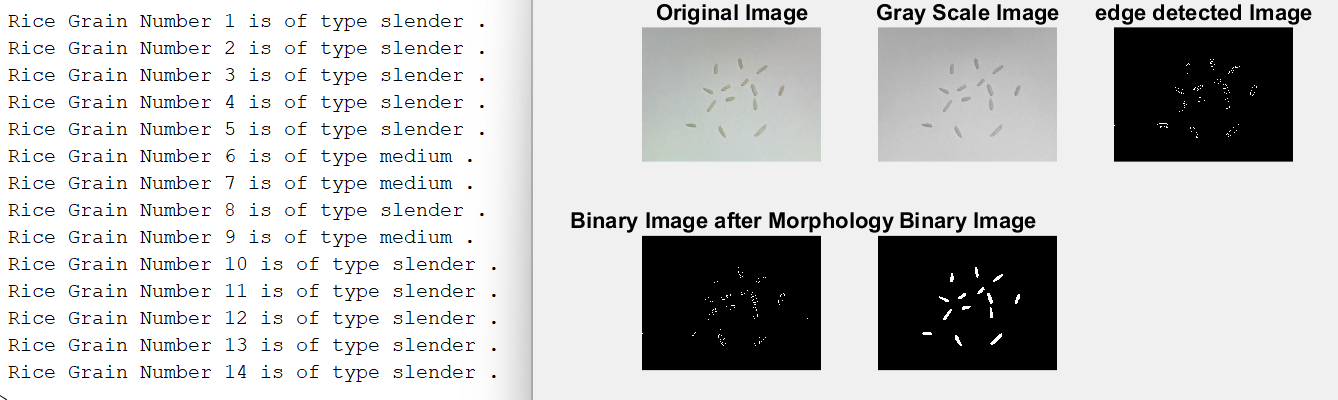
%> input picture Rice quality classification.png, 1338 x 400 px
$ octave 'Rice Quality.m'   (GNU Octave 9; MATLAB toolbox functions it lacks are replaced by stand-ins)
%> lines starting %> are read from the running program, lines starting %| are printed output that depends on the picture; in (x1, y1, x2, y2) boxes, pixels count from 0 and x2, y2 are one past the last pixel; in counts of white or black regions, pixels touching at a corner belong together; the program's own positions count from 1

clc
clear all;
close all;

% select an image from available images

[J P]=uigetfile('*.*','Select an Input Rice Image');
%> the answer given: Rice quality classification.png

I = imread(strcat(P,J));
%> I is the input picture: size 400x1338x3 uint8; mean R, G, B 199.2, 199.4, 199.3

subplot(2,3,1),imshow(I),title('Original Image')

% convert into gray scale format

Igray = rgb2gray(I);

subplot(2,3,2),imshow(Igray),title('Gray Scale Image')

% figure,imhist(Igray)
% Extract the edges of the rice grains
BW = edge(Igray,'sobel');
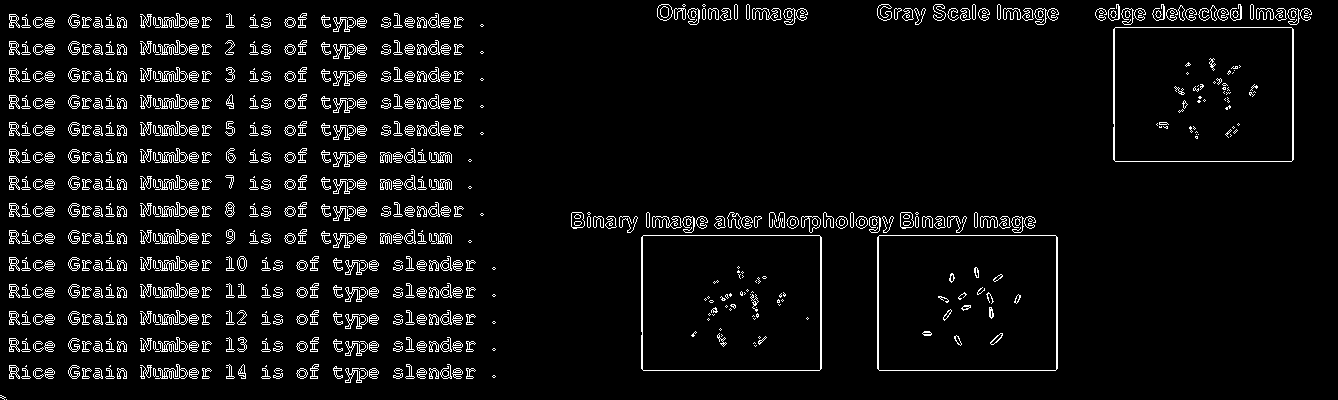
%> BW: size 400x1338 logical; 5.9% white in thin lines or dots
subplot(2,3,3),imshow(BW),title('edge detected Image')

% apply morphological operations

se90 = strel('line', 2, 90);
se0 = strel('line', 2, 0);
BW2 = imdilate(BW,[se90 se0]);
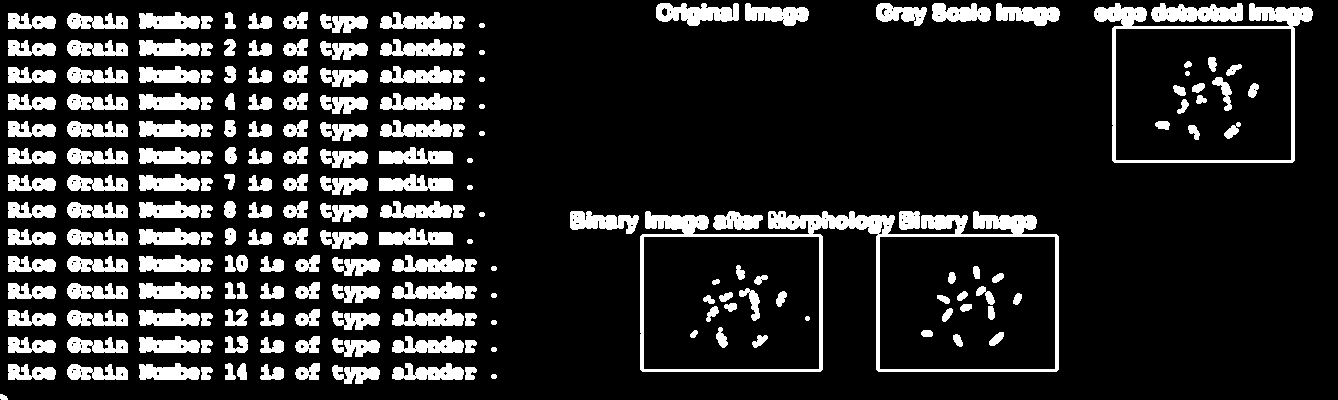
%> BW2: size 400x1338 logical; 16.3% white; 205 white regions, largest, box (x1, y1, x2, y2) and area: (640, 211, 1059, 372) 8553, (1094, 3, 1313, 163) 3827, (1151, 3, 1243, 22) 1302
BWfill = imfill(BW2,'holes');
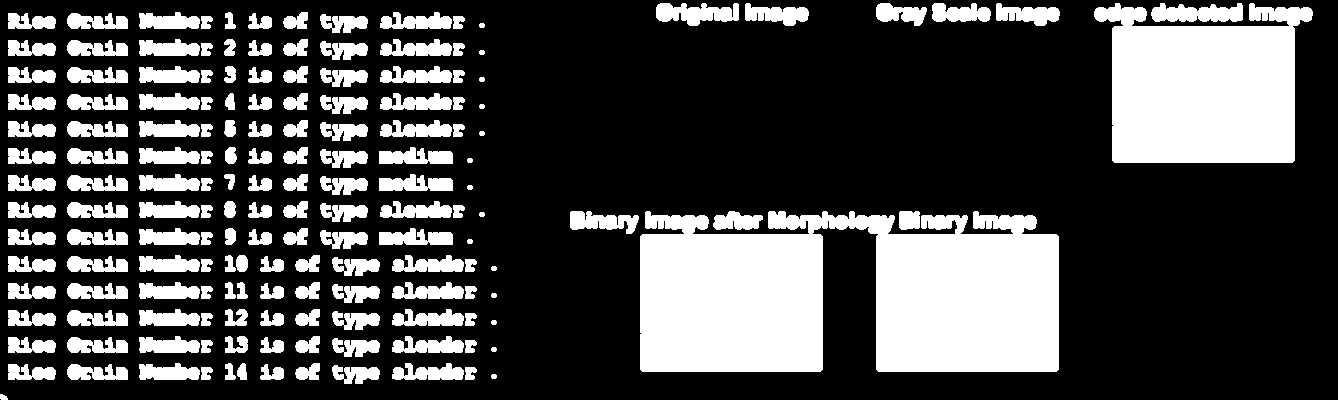
%> BWfill: size 400x1338 logical; 28.7% white; 166 white regions, largest, box (x1, y1, x2, y2) and area: (640, 211, 1059, 372) 54837, (1094, 3, 1313, 163) 26770, (1151, 3, 1243, 22) 1323
seD = strel('diamond',3);
BWfinal = imerode(BWfill,seD);
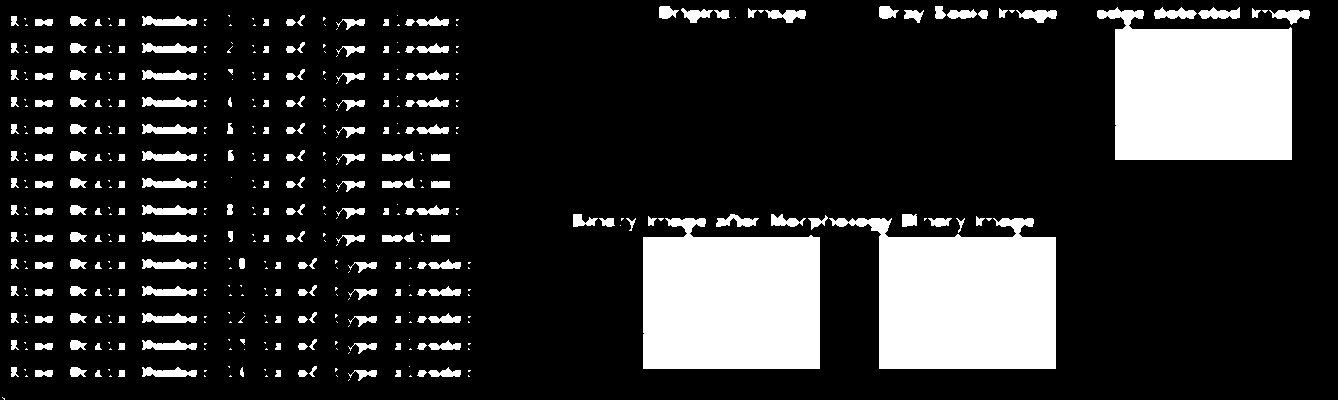
%> BWfinal: size 400x1338 logical; 17.9% white; 456 white regions (237 under 20 px), largest, box (x1, y1, x2, y2) and area: (829, 218, 1056, 369) 24276, (643, 218, 820, 369) 23742, (1097, 7, 1292, 160) 23636
subplot(2,3,4),imshow(BW),title('Binary Image after Morphology')

% calculate the number of rice grains

bw = bwareaopen(BWfinal,50);
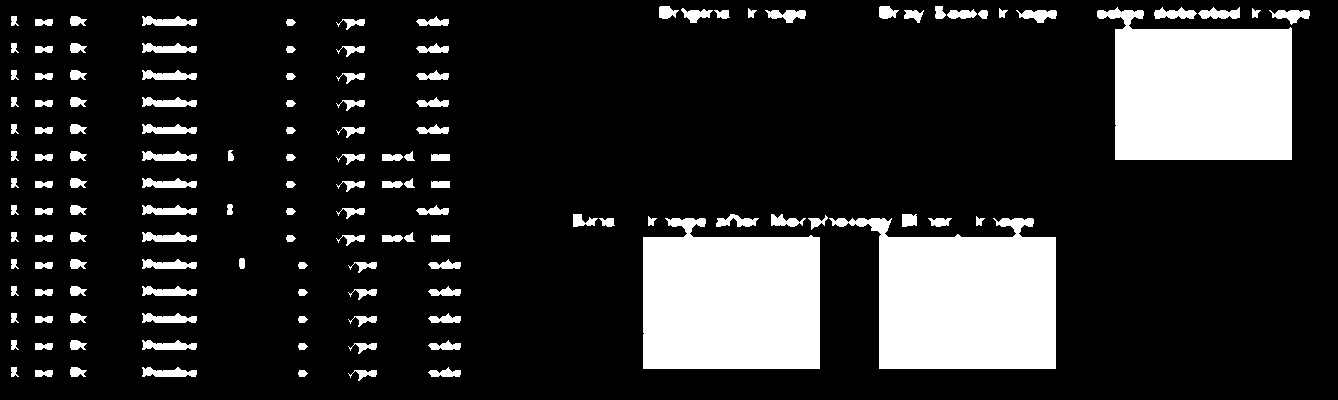
%> bw: size 400x1338 logical; 17.1% white; 135 white regions, largest, box (x1, y1, x2, y2) and area: (829, 218, 1056, 369) 24276, (643, 218, 820, 369) 23742, (1097, 7, 1292, 160) 23636
subplot(2,3,5),imshow(bw),title('Binary Image')
cc = bwconncomp(bw,4);
%> cc = 191 connected components
total_rice_grains=cc.NumObjects
%> total_rice_grains = 191


% Measure the statistics(length and width) of the rice grains

stats = regionprops(BWfinal,{'MajorAxisLength','MinorAxisLength'})
%> stats = 456 regions; first 5, MajorAxisLength and MinorAxisLength: 4.36 1.64, 11.68 7.43, 11.68 7.43, 11.68 7.43, 11.68 7.43
stats = struct2table(stats)
% lengths=stats(:,1);
% widths=stats(:,2);

% calculate the L/B ratio for an image

MajorAxisLength = cat(1, stats.MajorAxisLength);
%> MajorAxisLength = 456 values, max 211.3 at index 436, min 1.15 at index 190, mean 12.01
MinorAxisLength = cat(2, stats.MinorAxisLength);
%> MinorAxisLength = 456 values, max 160.5 at index 436, min 1.15 at index 190, mean 5.75

L_B_Ratio=(MajorAxisLength./MinorAxisLength)
%> L_B_Ratio = 456 values, max 6.86 at index 128, min 1 at index 190, mean 1.95

% [15 lines of commented-out code are left out]
for ii=1:total_rice_grains

    rice_no=ii;

if (L_B_Ratio(ii)>=3)
   type='slender';

elseif(L_B_Ratio(ii)>=2.1 && L_B_Ratio(ii)<3)
    type='medium';

elseif(L_B_Ratio(ii)>=1.1 && L_B_Ratio(ii)<2.1)
    type='bold';
else
    type='round';
end
X = sprintf('  Rice Grain Number %d is of type %s .',rice_no,type);
disp(X)
end
%> this loop made 191 passes
%> (type, X) on passes 1 to 12: ('medium', '  Rice Grain Number 1 is of type medium .'), ('bold', '  Rice Grain Number 2 is of type bold .'), ('bold', '  Rice Grain Number 3 is of type bold .'), ('bold', '  Rice Grain Number 4 is of type bold .'), ('bold', '  Rice Grain Number 5 is of type bold .'), ('bold', '  Rice Grain Number 6 is of type bold .'), ('bold', '  Rice Grain Number 7 is of type bold .'), ('bold', '  Rice Grain Number 8 is of type bold .'), ('bold', '  Rice Grain Number 9 is of type bold .'), ('bold', '  Rice Grain Number 10 is of type bold .'), ('bold', '  Rice Grain Number 11 is of type bold .'), ('bold', '  Rice Grain Number 12 is of type bold .')
%|   Rice Grain Number 1 is of type medium .
%|   Rice Grain Number 2 is of type bold .
%|   Rice Grain Number 3 is of type bold .
%|   Rice Grain Number 4 is of type bold .
%|   Rice Grain Number 5 is of type bold .
%|   Rice Grain Number 6 is of type bold .
%|   Rice Grain Number 7 is of type bold .
%|   Rice Grain Number 8 is of type bold .
%> (further printed lines are left out)
%> after the loop, type = 'round'
